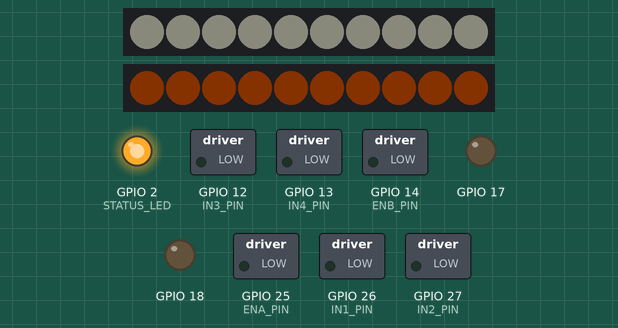
This program was run on a simulated ESP32. Shown: 2 × 10 RGB LEDs in strip order, left to right, switched loads named in the program (green lamp = pin HIGH), output pins drawn as LEDs (lit = HIGH). Dim RGB values are drawn brighter than linear; what the program prints to the serial monitor is not drawn.

Above: at 0.4 s.
At 2.36 s:
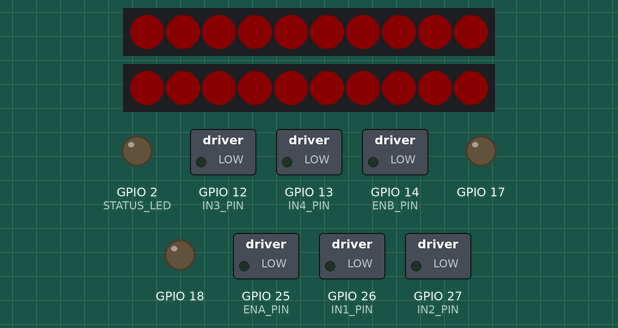
Timing chart, 0 to 3.9 s (numbered marks = the images above):
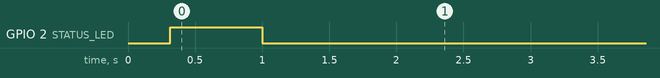

Measured:
- by itself, GPIO 2 (STATUS_LED): LOW → HIGH at 0.32 s, → LOW 0.68 s later
- by itself, everything shown: repeats every 1.9 s, in 20 steps
- what the display in image 0 shows lasts 0.7 s, from 0.3 s to 1.0 s

The program:

main.cpp
```cpp
/**
 * ============================================================================
 *  ESP-NOW Receiver v2.5 (Special Edition)
 *  L298N Motor Driver + Dual WS2812B Accent Strips + WS2812B Brake Lights
 * ============================================================================
 *  Compatible with: Transmitter v2.0 (ESP-NOW OLED Remote)
 *  Board:           ESP32 DevKit
 * ============================================================================
 */

#include <Arduino.h>
#include "Config.h"
#include "MotorDriver.h"
#include "Network.h"
#include "EyeMatrix.h"

MotorDriver motors;
Network     network;
EyeMatrix   eyes;

void setup() {
    Serial.begin(115200);
    delay(300);

    Serial.println("====================================");
    Serial.printf("  struct_message size: %d bytes\n", sizeof(struct_message));
    Serial.println("  ESP-NOW Receiver v2.5 Special Edition");
    Serial.println("  L298N + WS2812B Accent + Brake Lights");
    Serial.println("====================================");

    pinMode(STATUS_LED, OUTPUT);
    digitalWrite(STATUS_LED, LOW);

    motors.begin();
    eyes.begin();

    if (!network.begin()) {
        Serial.println("System Halted due to Network failure.");
        while (true) delay(100);
    }

    Serial.println("Ready. Waiting for transmitter...");
}

void loop() {
    if (!network.isConnected()) {
        motors.stop();
        digitalWrite(STATUS_LED, LOW);
        eyes.displaySignalLoss();
        delay(15);
        return;
    }

    digitalWrite(STATUS_LED, HIGH);

    const struct_message& data = network.getData();

    static bool lastPush1 = false;
    static int  localLedMode = 0;

    bool motorBoost = false;

    if (data.toggle2) {
        if (data.push1 && !lastPush1)
            localLedMode = (localLedMode + 1) % TOTAL_LED_MODES;
    } else {
        if (data.push1) motorBoost = true;
        localLedMode = data.addrLedMode;
    }
    lastPush1 = data.push1;

    int activeLedMode = data.toggle2 ? localLedMode : data.addrLedMode;

    // Map pot to brightness (floor at MIN_BRIGHTNESS)
    uint8_t brightness = (uint8_t)map(data.potValue, 0, 4095, MIN_BRIGHTNESS, 255);
    eyes.setBrightness(brightness);

    motors.mixDrive(data.joyY, data.joyX, data.potValue, motorBoost);
    motors.update();

    if (network.hasNewLedMode())
        Serial.printf("Remote LED Mode -> %d\n", data.addrLedMode);

    eyes.update(activeLedMode, motors.getCurrentSpeedA(), motors.getTargetTurn());

    network.update(activeLedMode, data.toggle1);

    yield();
}
```

Config.h
```cpp
#pragma once

#include <Arduino.h>

// ============================================================================
//  Pin Definitions
// ============================================================================

// L298N Motor Driver
#define ENA_PIN        25
#define IN1_PIN        26
#define IN2_PIN        27
#define ENB_PIN        14
#define IN3_PIN        12
#define IN4_PIN        13

// WS2812B LED Strips (Left / Right — 10 LEDs each)
#define LED_PIN_LEFT   15
#define LED_PIN_RIGHT  16
#define COLOR_ORDER    GRB

// Simple brake LEDs (plain GPIO, active HIGH)
#define BRAKE_LED_L    17
#define BRAKE_LED_R    18

// Status LED (onboard)
#define STATUS_LED     2

// Battery voltage divider (optional, ADC1)
#define BATT_ADC_PIN   34

// ============================================================================
//  Configuration
// ============================================================================

// Motor PWM (ESP32 LEDC)
#define PWM_FREQ         5000
#define PWM_RES_BITS     8
#define PWM_CHANNEL_A    0
#define PWM_CHANNEL_B    1

// Joystick
#define JOY_MAX          4095
#define JOY_CENTER       2048
#define JOY_DEADZONE_RAW 150

// Speed ramping (units per loop tick at ~50 Hz update rate)
#define RAMP_STEP        12

// Safety
#define SIGNAL_TIMEOUT_MS    1000
#define FEEDBACK_INTERVAL_MS 500

// LED
#define NUM_LEDS          10   // per addressable strip
#define MIN_BRIGHTNESS    10
#define DEFAULT_BRIGHTNESS 150
#define TOTAL_LED_MODES   10

// Packet auth (0 = accept any transmitter)
#define EXPECTED_VERIFY_KEY 0

// ============================================================================
//  Data Structures (MUST match transmitter v2.0 exactly)
// ============================================================================

typedef struct __attribute__((packed)) struct_message {
    uint16_t joyX;
    uint16_t joyY;
    uint16_t potValue;
    bool     toggle1;
    bool     toggle2;
    bool     push1;
    bool     push2;
    uint8_t  verifyKey;
    uint8_t  addrLedMode;
} struct_message;

typedef struct __attribute__((packed)) rx_message {
    uint8_t data1;   // active LED mode
    uint8_t data2;   // motor-sync flag
    uint8_t data3;   // battery (0-255)
} rx_message;
```
